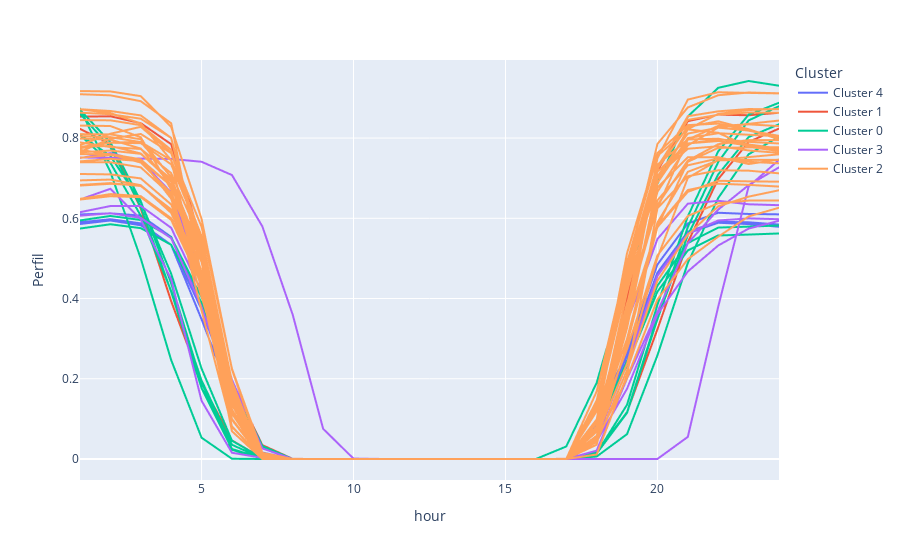

Notebook cell for this chart:
### Code cell
show_resulting_profile(perfil_PV,kmeans_solar)
